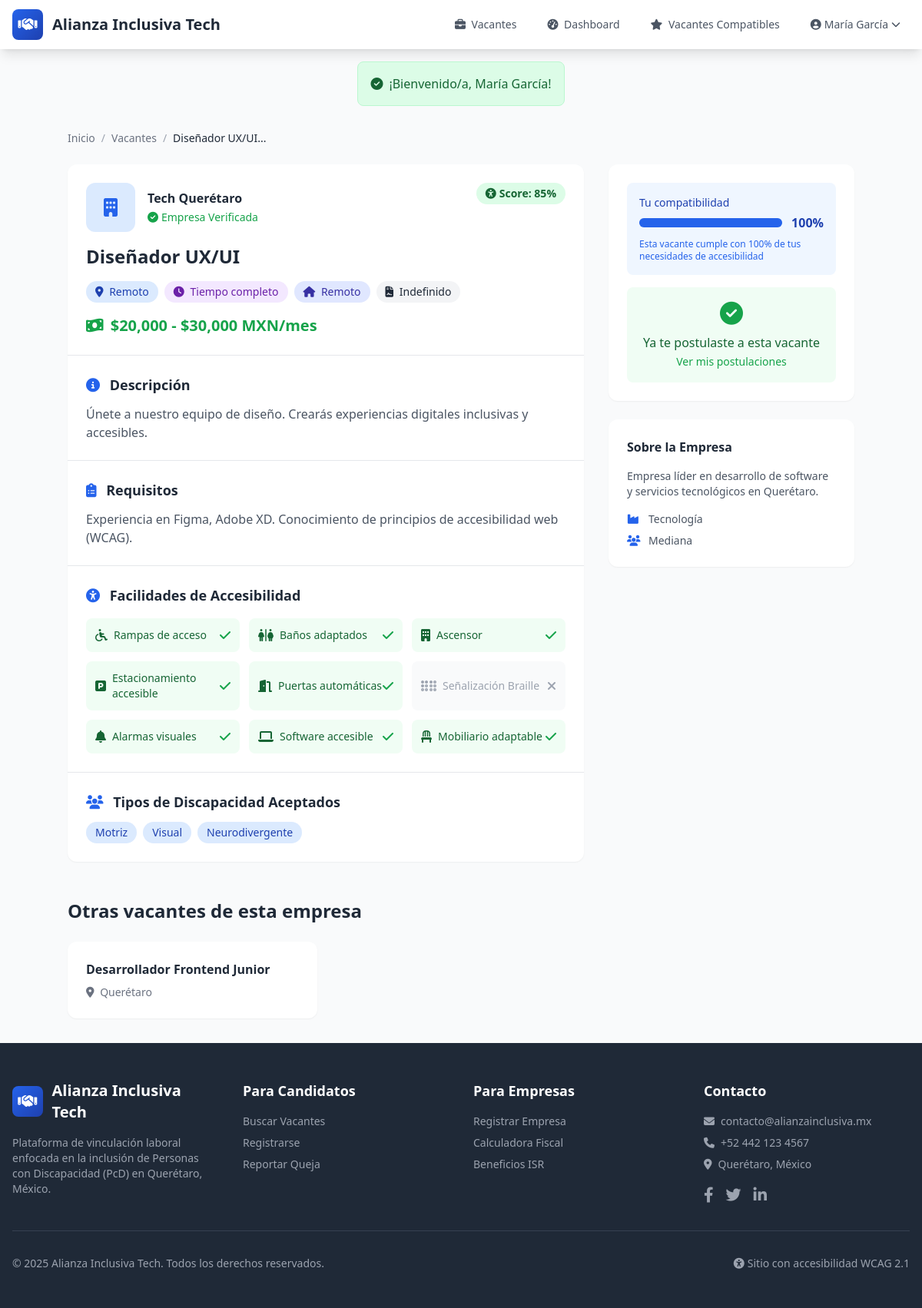
/vacante/disenador-ux-ui (signed in), run on the app's committed database.
### tables this page shows
CREATE TABLE vacantes (
    id INT AUTO_INCREMENT PRIMARY KEY,
    empresa_id INT NOT NULL,
    titulo VARCHAR(255) NOT NULL,
    slug VARCHAR(255) NOT NULL,
    descripcion TEXT NOT NULL,
    requisitos TEXT NULL,
    tipo_contrato ENUM('indefinido', 'temporal', 'practicas', 'freelance') DEFAULT 'indefinido',
    jornada ENUM('tiempo_completo', 'medio_tiempo', 'por_horas', 'flexible') DEFAULT 'tiempo_completo',
    modalidad ENUM('presencial', 'remoto', 'hibrido') DEFAULT 'presencial',
    salario_minimo DECIMAL(10,2) NULL,
    salario_maximo DECIMAL(10,2) NULL,
    mostrar_salario TINYINT(1) DEFAULT 1,
    ubicacion VARCHAR(255) NULL,
    municipio VARCHAR(100) DEFAULT 'Querétaro',
    discapacidades_aceptadas TEXT NULL COMMENT 'JSON array de tipos de discapacidad',
    checklist_accesibilidad TEXT NULL COMMENT 'JSON del checklist',
    score_accesibilidad INT DEFAULT 0,
    estado ENUM('borrador', 'pendiente', 'publicada', 'pausada', 'cerrada') DEFAULT 'borrador',
    fecha_publicacion DATETIME NULL,
    fecha_cierre DATE NULL,
    plazas_disponibles INT DEFAULT 1,
    visitas INT DEFAULT 0,
    fecha_creacion DATETIME DEFAULT CURRENT_TIMESTAMP,
    fecha_actualizacion DATETIME DEFAULT CURRENT_TIMESTAMP ON UPDATE CURRENT_TIMESTAMP,
    FOREIGN KEY (empresa_id) REFERENCES empresas(id) ON DELETE CASCADE,
    INDEX idx_estado (estado),
    INDEX idx_municipio (municipio),
    INDEX idx_score (score_accesibilidad),
    INDEX idx_slug (slug)
);

CREATE TABLE empresas (
    id INT AUTO_INCREMENT PRIMARY KEY,
    usuario_id INT NOT NULL,
    razon_social VARCHAR(255) NOT NULL,
    rfc VARCHAR(13) NOT NULL,
    nombre_comercial VARCHAR(255) NULL,
    direccion_fiscal TEXT NOT NULL,
    colonia VARCHAR(150) NULL,
    municipio VARCHAR(100) NOT NULL,
    estado VARCHAR(100) DEFAULT 'Querétaro',
    codigo_postal VARCHAR(10) NOT NULL,
    sector_industrial VARCHAR(100) NOT NULL,
    tamano_empresa ENUM('micro', 'pequena', 'mediana', 'grande') DEFAULT 'pequena',
    telefono VARCHAR(20) NULL,
    sitio_web VARCHAR(255) NULL,
    logo VARCHAR(255) NULL,
    descripcion TEXT NULL,
    verificada TINYINT(1) DEFAULT 0,
    fecha_creacion DATETIME DEFAULT CURRENT_TIMESTAMP,
    fecha_actualizacion DATETIME DEFAULT CURRENT_TIMESTAMP ON UPDATE CURRENT_TIMESTAMP,
    FOREIGN KEY (usuario_id) REFERENCES usuarios(id) ON DELETE CASCADE,
    INDEX idx_rfc (rfc),
    INDEX idx_municipio (municipio)
);

### app/views/vacantes/ver.php (the view, shortened to what the rows shown need)
<div class="py-8 px-4">
    <div class="max-w-5xl mx-auto">
        <nav class="mb-6" aria-label="Breadcrumb">
            <ol class="flex items-center space-x-2 text-sm">
                <li><a href="<?= BASE_URL ?>" class="text-gray-500 hover:text-primary">Inicio</a></li>
                <li><span class="text-gray-400">/</span></li>
                <li><a href="<?= BASE_URL ?>/vacantes" class="text-gray-500 hover:text-primary">Vacantes</a></li>
                <li><span class="text-gray-400">/</span></li>
                <li class="text-gray-800 font-medium"><?= htmlspecialchars(substr($vacante['titulo'], 0, 30)) ?>...</li>
            </ol>
        </nav>
        <div class="grid lg:grid-cols-3 gap-8">
            <div class="lg:col-span-2">
                <div class="bg-white rounded-xl shadow-sm overflow-hidden">
                    <div class="p-6 border-b">
                        <div class="flex items-start justify-between mb-4">
                            <div class="flex items-center">
                                <div class="ml-4">
                                    <h3 class="font-semibold text-gray-800"><?= htmlspecialchars($vacante['nombre_comercial'] ?? $vacante['razon_social']) ?></h3>
                                    <?php if ($vacante['verificada']): ?>
                                        <span class="inline-flex items-center text-sm text-green-600">
                                            <i class="fas fa-check-circle mr-1"></i> Empresa Verificada
                                        </span>
                                    <?php endif; ?>
                                </div>
                            </div>
                            <div class="text-right">
                                <div class="inline-flex items-center bg-green-100 text-green-800 px-3 py-1 rounded-full text-sm font-semibold">
                                    <i class="fas fa-universal-access mr-1"></i>
                                    Score: <?= $vacante['score_accesibilidad'] ?>%
                                </div>
                            </div>
                        </div>
                        <h1 class="text-2xl font-bold text-gray-800 mb-4"><?= htmlspecialchars($vacante['titulo']) ?></h1>
                        <div class="flex flex-wrap gap-2 mb-4">
                            <span class="bg-blue-100 text-blue-800 text-sm px-3 py-1 rounded-full">
                                <i class="fas fa-map-marker-alt mr-1"></i>
                                <?= htmlspecialchars($vacante['ubicacion'] ?? $vacante['municipio']) ?>
                            </span>
                            <span class="bg-purple-100 text-purple-800 text-sm px-3 py-1 rounded-full">
                                <i class="fas fa-clock mr-1"></i>
                                <?= ucfirst(str_replace('_', ' ', $vacante['jornada'])) ?>
                            </span>
                            <span class="bg-indigo-100 text-indigo-800 text-sm px-3 py-1 rounded-full">
                                <i class="fas fa-<?= $vacante['modalidad'] === 'remoto' ? 'home' : ($vacante['modalidad'] === 'hibrido' ? 'random' : 'building') ?> mr-1"></i>
                                <?= ucfirst($vacante['modalidad']) ?>
                            </span>
                            <span class="bg-gray-100 text-gray-800 text-sm px-3 py-1 rounded-full">
                                <i class="fas fa-file-contract mr-1"></i>
                                <?= ucfirst($vacante['tipo_contrato']) ?>
                            </span>
                        </div>
                        <?php if ($vacante['mostrar_salario'] && ($vacante['salario_minimo'] || $vacante['salario_maximo'])): ?>
                        <div class="text-xl font-bold text-green-600">
                            <i class="fas fa-money-bill-wave mr-1"></i>
                            <?php if ($vacante['salario_minimo'] && $vacante['salario_maximo']): ?>
                                $<?= number_format($vacante['salario_minimo']) ?> - $<?= number_format($vacante['salario_maximo']) ?> MXN/mes
                            <?php elseif ($vacante['salario_minimo']): ?>
                                Desde $<?= number_format($vacante['salario_minimo']) ?> MXN/mes
                            <?php else: ?>
                                Hasta $<?= number_format($vacante['salario_maximo']) ?> MXN/mes
                            <?php endif; ?>
                        </div>
                        <?php endif; ?>
                    </div>
                    <div class="p-6 border-b">
                        <h2 class="text-lg font-semibold text-gray-800 mb-3">
                            <i class="fas fa-info-circle text-primary mr-2"></i>
                            Descripción
                        </h2>
                        <div class="prose text-gray-600">
                            <?= nl2br(htmlspecialchars($vacante['descripcion'])) ?>
                        </div>
                    </div>
                    <?php if ($vacante['requisitos']): ?>
                    <div class="p-6 border-b">
                        <h2 class="text-lg font-semibold text-gray-800 mb-3">
                            <i class="fas fa-clipboard-list text-primary mr-2"></i>
                            Requisitos
                        </h2>
                        <div class="prose text-gray-600">
                            <?= nl2br(htmlspecialchars($vacante['requisitos'])) ?>
                        </div>
                    </div>
                    <?php endif; ?>
                    <div class="p-6 border-b">
                        <h2 class="text-lg font-semibold text-gray-800 mb-4">
                            <i class="fas fa-universal-access text-primary mr-2"></i>
                            Facilidades de Accesibilidad
                        </h2>
                    </div>
                    <div class="p-6">
                        <h2 class="text-lg font-semibold text-gray-800 mb-3">
                            <i class="fas fa-users text-primary mr-2"></i>
                            Tipos de Discapacidad Aceptados
                        </h2>
                    </div>
                </div>
            </div>
            <div class="lg:col-span-1">
                <div class="bg-white rounded-xl shadow-sm p-6">
                    <h3 class="font-semibold text-gray-800 mb-4">Sobre la Empresa</h3>
                    <p class="text-gray-600 text-sm mb-4">
                        <?= htmlspecialchars(substr($vacante['empresa_descripcion'] ?? 'Información no disponible', 0, 200)) ?>
                    </p>
                    <div class="space-y-2 text-sm">
                        <div class="flex items-center text-gray-600">
                            <i class="fas fa-industry w-5 text-primary"></i>
                            <span class="ml-2"><?= htmlspecialchars($vacante['sector_industrial'] ?? 'No especificado') ?></span>
                        </div>
                        <div class="flex items-center text-gray-600">
                            <i class="fas fa-users w-5 text-primary"></i>
                            <span class="ml-2"><?= ucfirst($vacante['tamano_empresa'] ?? 'No especificado') ?></span>
                        </div>
                    </div>
                </div>
            </div>
        </div>
        <?php if (!empty($vacantesSimilares)): ?>
        <div class="mt-12">
            <h2 class="text-2xl font-bold text-gray-800 mb-6">Otras vacantes de esta empresa</h2>
            <div class="grid md:grid-cols-3 gap-6">
                <?php foreach ($vacantesSimilares as $similar): ?>
                <a href="<?= BASE_URL ?>/vacante/<?= htmlspecialchars($similar['slug']) ?>"
                   class="bg-white rounded-xl shadow-sm p-6 hover:shadow-lg transition">
                    <h3 class="font-semibold text-gray-800 mb-2"><?= htmlspecialchars($similar['titulo']) ?></h3>
                    <div class="text-sm text-gray-500">
                        <span><i class="fas fa-map-marker-alt mr-1"></i> <?= htmlspecialchars($similar['municipio']) ?></span>
                    </div>
                </a>
                <?php endforeach; ?>
            </div>
        </div>
        <?php endif; ?>
    </div>
</div>

### data on the page
vacantes: titulo "Diseñador UX/UI", empresa.nombre_comercial "Tech Querétaro", score_accesibilidad "85", ubicacion "Remoto", jornada "Tiempo completo", modalidad "Remoto", tipo_contrato "Indefinido", salario_minimo "20,000", salario_maximo "30,000", descripcion "Únete a nuestro equipo de diseño. Crearás experiencias digitales inclusivas y accesibles.", requisitos "Experiencia en Figma, Adobe XD. Conocimiento de principios de accesibilidad web (WCAG).", empresa.descripcion "Empresa líder en desarrollo de software y servicios tecnológicos en Querétaro.", empresa.sector_industrial "Tecnología", empresa.tamano_empresa "Mediana"
vacantes: titulo "Desarrollador Frontend Junior", municipio "Querétaro"

### other printed values
$sitioNombre "Alianza Inclusiva Tech"
$user['nombre'] "María García"
$flash['mensaje'] "¡Bienvenido/a, María García!"
$item['label'] "Rampas de acceso"
$item['label'] "Baños adaptados"
$item['label'] "Ascensor"
$item['label'] "Estacionamiento accesible"
$item['label'] "Puertas automáticas"
$item['label'] "Señalización Braille"
$item['label'] "Alarmas visuales"
$item['label'] "Software accesible"
$item['label'] "Mobiliario adaptable"
$tiposDiscapacidad[$tipo] "Motriz"
$tiposDiscapacidad[$tipo] "Visual"
$tiposDiscapacidad[$tipo] "Neurodivergente"
